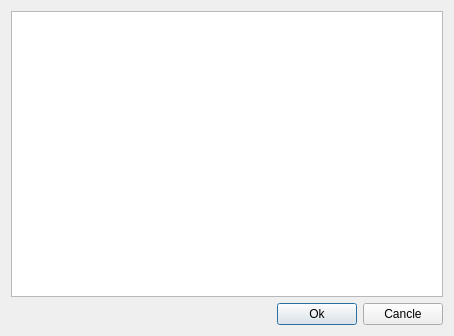
<?xml version="1.0" encoding="UTF-8"?>
<ui version="4.0">
 <class>CAddServiceDialog</class>
 <widget class="QDialog" name="CAddServiceDialog">
  <property name="geometry">
   <rect>
    <x>0</x>
    <y>0</y>
    <width>454</width>
    <height>336</height>
   </rect>
  </property>
  <property name="windowTitle">
   <string>CAddServiceDialog</string>
  </property>
  <layout class="QGridLayout" name="gridLayout">
   <item row="0" column="0" colspan="3">
    <widget class="QTableView" name="tableView"/>
   </item>
   <item row="1" column="0">
    <spacer name="horizontalSpacer">
     <property name="orientation">
      <enum>Qt::Horizontal</enum>
     </property>
     <property name="sizeHint" stdset="0">
      <size>
       <width>271</width>
       <height>20</height>
      </size>
     </property>
    </spacer>
   </item>
   <item row="1" column="1">
    <widget class="QPushButton" name="pushButton_ok">
     <property name="text">
      <string>Ok</string>
     </property>
    </widget>
   </item>
   <item row="1" column="2">
    <widget class="QPushButton" name="pushButton_cancel">
     <property name="text">
      <string>Cancle</string>
     </property>
    </widget>
   </item>
  </layout>
 </widget>
 <layoutdefault spacing="6" margin="11"/>
 <resources/>
 <connections/>
</ui>
